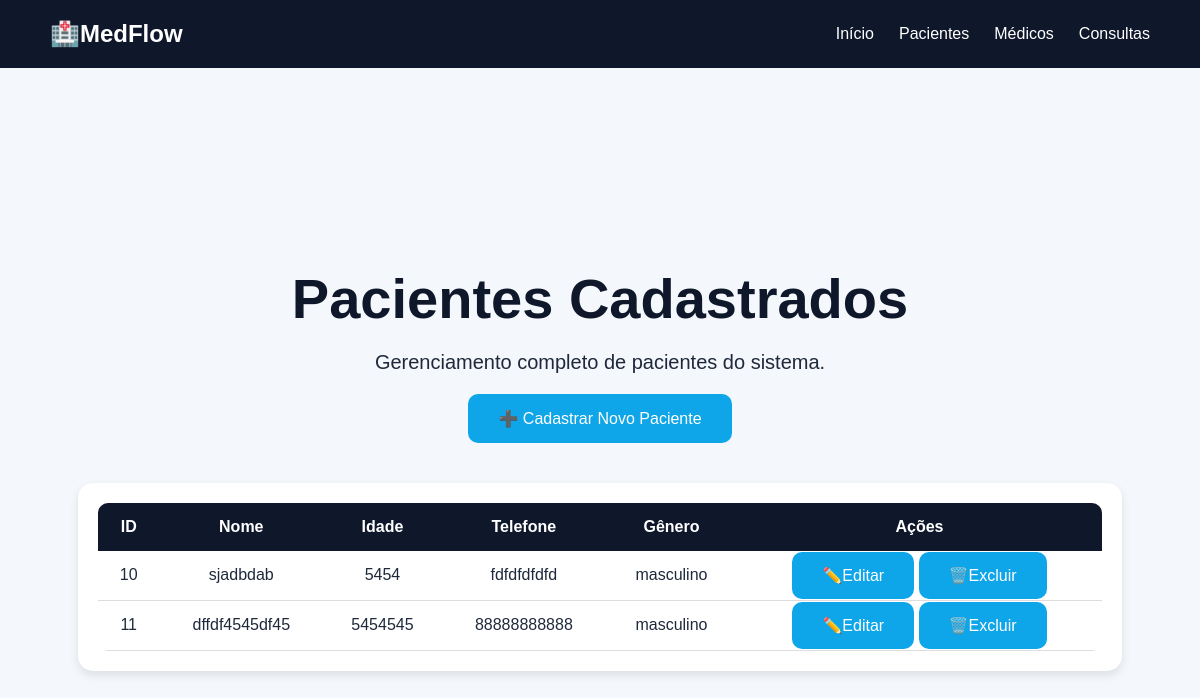
/pacientes, run on the app's committed database.
### tables this page shows
CREATE TABLE pacientes (
                   id INTEGER PRIMARY KEY AUTOINCREMENT,
                   nome TEXT NOT NULL,
                   idade INTEGER,
                   telefone TEXT,
                   genero TEXT
                   );

### app.py (the view)
@app.route("/pacientes")
def pacientes():
    conexao = conectar()
    cursor = conexao.cursor()
    cursor.execute("SELECT * FROM pacientes")
    pacientes = cursor.fetchall()
    lista_pacientes = []
    for paciente in pacientes:
        lista_pacientes.append({
            "id": paciente[0],
            "nome": paciente[1],
            "idade": paciente[2],
            "telefone": paciente[3],
            "genero": paciente[4]
        })
    conexao.close()
    return render_template("pacientes.html", pacientes=lista_pacientes
                           )

### database/conexao.py (called while the page is built)
def conectar():
    conexao = sqlite3.connect('medflow.db')
    return conexao

### templates/pacientes.html (shortened to what this page needs)
<!DOCTYPE html>
<html lang="pt-br">
<head>
    <link rel="stylesheet" href="{{ url_for('static', filename='css/style.css') }}">
</head>
<body>
    <nav class="navbar">
        <div class="logo">🏥MedFlow</div>
        <div class="menu">
            <a href="/">Início</a>
            <a href="/pacientes">Pacientes</a>
            <a href="/medicos">Médicos</a>
            <a href="/consultas">Consultas</a>
        </div>
    </nav>
    <section class="hero">
        <h1>Pacientes Cadastrados</h1>
        <p> Gerenciamento completo de pacientes do sistema.</p>
        <a href="/novo-paciente" class="btn">
            ➕ Cadastrar Novo Paciente
        </a>
        <div class="tabela-container">
    <table>
        <thead>
            <tr>
                <th>ID</th>
                <th>Nome</th>
                <th>Idade</th>
                <th>Telefone</th>
                <th>Gênero</th>
                <th>Ações</th>
            </tr>
        </thead>
        <tbody>
            {% for paciente in pacientes %}
            <tr>
                <td>{{ paciente.id }}</td>
                <td>{{ paciente.nome }}</td>
                <td>{{ paciente.idade }}</td>
                <td>{{ paciente.telefone }}</td>
                <td>{{ paciente.genero }}</td>
                <td>
                    <a href="/editar-paciente/{{paciente.id}}" class="btn">✏️Editar</a>
                    <a href="/excluir-paciente/{{paciente.id}}" class="btn">🗑️Excluir</a>
                </td>
            </tr>
            {% endfor %}
        </tbody>
    </table>
</div>
    </section>
</body>
</html>

### static/css/style.css (style rules this page uses)
* { margin: 0; padding: 0; box-sizing: border-box; }
body { font-family: Arial, sans-serif; background-color: #f4f7fb; color: #1e293b; }
.navbar { background-color: #0f172a; color: white; display: flex; justify-content: space-between; align-items: center; padding: 20px 50px; }
.logo { font-size: 24px; font-weight: bold; }
.menu { display: flex; gap: 25px; }
.menu a { color: white; text-decoration: none; transition: 0.3s; }
.hero { height: 85vh; display: flex; flex-direction: column; justify-content: center; align-items: center; text-align: center; padding: 20px; }
.hero h1 { font-size: 56px; margin-bottom: 20px; }
.hero p { font-size: 20px; max-width: 700px; margin-bottom: 20px; }
.btn { background-color: #0ea5e9; color: white; padding: 15px 30px; border-radius: 10px; text-decoration: none; transition: 0.3s; }
.tabela-container { width: 90%; margin-top: 40px; background-color: white; padding: 20px; border-radius: 15px; box-shadow: 0px 4px 10px rgba(0,0,0,0.1); }
table { width: 100%; border-collapse: collapse; }
th { background-color: #0f172a; color: white; padding: 15px; }
td { padding: 15px; border-bottom: 1px solid #ddd; }
.hero { min-height: 100vh; }
.hero h1 { color: #0f172a; }
table { background-color: white; border-radius: 10px; overflow: hidden; }

### data on the page
pacientes: id "10", nome "sjadbdab", idade "5454", telefone "fdfdfdfdfd", genero "masculino"
pacientes: id "11", nome "dffdf4545df45", idade "5454545", telefone "88888888888", genero "masculino"
